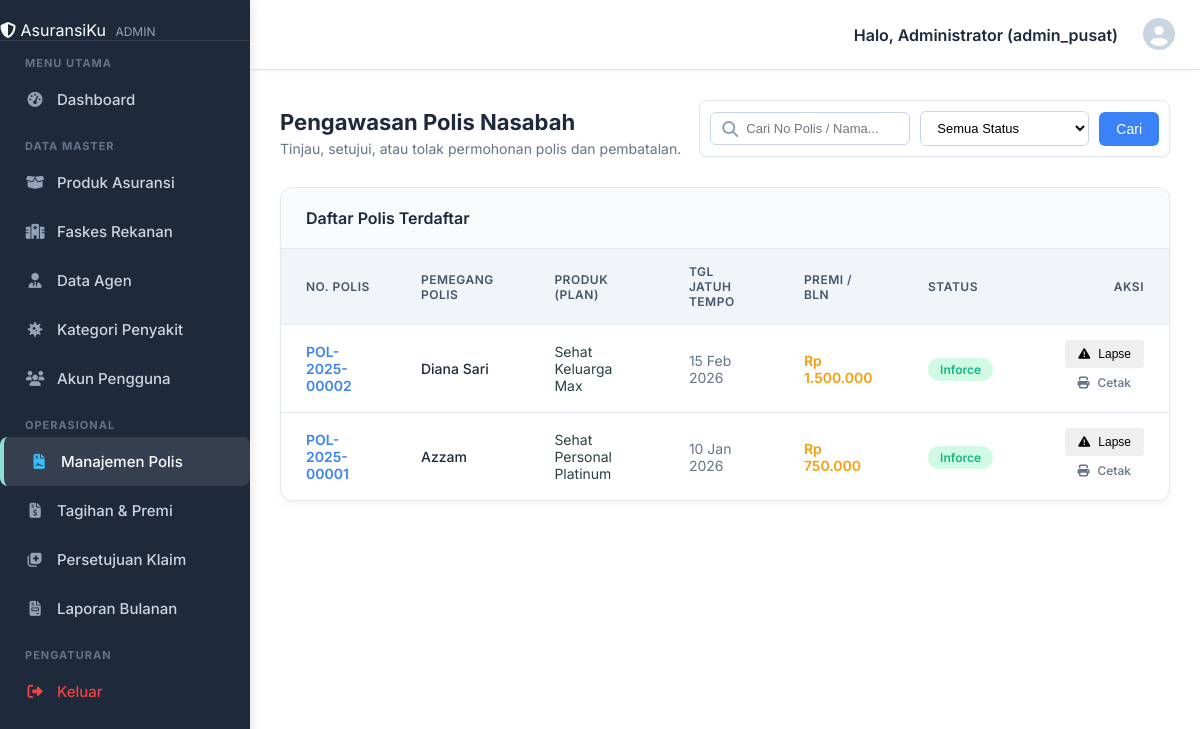
Page /admin/polis/index.php (signed in) on the committed database.
### tables this page shows
CREATE TABLE polis (
    no_polis VARCHAR(50) PRIMARY KEY,
    id_pemegang INT NOT NULL,
    id_produk INT NOT NULL,
    id_agen INT NULL, 
    tanggal_terbit DATE NOT NULL,
    tanggal_jatuh_tempo DATE NOT NULL,
    status_polis ENUM('Pending Approval', 'Inforce', 'Lapse', 'Pending Cancellation', 'Surrender', 'Claimed', 'Rejected') DEFAULT 'Pending Approval',
    total_premi_berjalan DECIMAL(15,2) DEFAULT 0.00,
    FOREIGN KEY (id_pemegang) REFERENCES pemegang_polis(id_pemegang) ON DELETE CASCADE,
    FOREIGN KEY (id_produk) REFERENCES produk_asuransi(id_produk) ON DELETE RESTRICT,
    FOREIGN KEY (id_agen) REFERENCES agen(id_agen) ON DELETE SET NULL
);

CREATE TABLE pemegang_polis (
    id_pemegang INT AUTO_INCREMENT PRIMARY KEY,
    id_agen INT NULL,
    nik VARCHAR(16) UNIQUE NOT NULL,
    nama_lengkap VARCHAR(150) NOT NULL,
    tanggal_lahir DATE NOT NULL,
    jenis_kelamin ENUM('L', 'P') NOT NULL,
    pekerjaan VARCHAR(100),
    alamat TEXT NOT NULL,
    no_telepon VARCHAR(20),
    email VARCHAR(100) UNIQUE,
    created_at TIMESTAMP DEFAULT CURRENT_TIMESTAMP,
    FOREIGN KEY (id_agen) REFERENCES agen(id_agen) ON DELETE SET NULL
);

CREATE TABLE produk_asuransi (
    id_produk INT AUTO_INCREMENT PRIMARY KEY,
    kode_produk VARCHAR(20) UNIQUE NOT NULL,
    nama_produk VARCHAR(100) NOT NULL,
    jenis_kategori ENUM('Individu', 'Keluarga', 'Kumpulan/Perusahaan') NOT NULL,
    limit_tahunan DECIMAL(15,2) NOT NULL,
    premi_dasar DECIMAL(10,2) NOT NULL,
    created_at TIMESTAMP DEFAULT CURRENT_TIMESTAMP
);

### admin/polis/index.php (the view, shortened to what this page needs)
<?php
    require_once __DIR__ . "/../../layouts/admin/header.php";
    $search = $_GET['search'] ?? '';
    $whereClause = "WHERE 1=1";
    $params = [];
    $query = "
        SELECT
            p.no_polis,
            p.tanggal_terbit,
            p.tanggal_jatuh_tempo,
            p.status_polis,
            pr.nama_produk,
            pr.premi_dasar,
            pem.nama_lengkap AS nama_pemegang
        FROM polis p
        JOIN produk_asuransi pr ON p.id_produk = pr.id_produk
        JOIN pemegang_polis pem ON p.id_pemegang = pem.id_pemegang
        $whereClause
        ORDER BY
            CASE WHEN p.status_polis = 'Pending Approval' THEN 1
                 WHEN p.status_polis = 'Pending Cancellation' THEN 2
                 WHEN p.status_polis = 'Inforce' THEN 3
                 ELSE 4 END ASC,
            p.tanggal_terbit DESC
    ";
    $stmt = $conn->prepare($query);
    $stmt->execute($params);
    $polis_list = $stmt->fetchAll(PDO::FETCH_ASSOC);
?>
<div style="margin-bottom: 30px; display: flex; justify-content: space-between; align-items: flex-end; flex-wrap: wrap; gap: 15px;">
    <div>
        <h2 style="margin: 0 0 5px 0; color: #1e293b; font-size: 22px;">Pengawasan Polis Nasabah</h2>
        <p style="margin: 0; color: #64748b; font-size: 14px;">Tinjau, setujui, atau tolak permohonan polis dan pembatalan.</p>
    </div>
    <form method="GET" action="" style="display: flex; gap: 10px; align-items: center; background: white; padding: 10px; border-radius: 8px; border: 1px solid #e2e8f0; box-shadow: 0 1px 2px rgba(0,0,0,0.05);">
        <div style="position: relative;">
            <i class="fa-solid fa-search" style="position: absolute; left: 12px; top: 50%; transform: translateY(-50%); color: #94a3b8;"></i>
            <input type="text" name="search" placeholder="Cari No Polis / Nama..." value="<?php echo htmlspecialchars($search); ?>" style="padding: 8px 12px 8px 35px; border: 1px solid #cbd5e1; border-radius: 6px; font-size: 13px; width: 200px; outline: none;">
        </div>
        <select name="status" style="padding: 8px 12px; border: 1px solid #cbd5e1; border-radius: 6px; font-size: 13px; outline: none; background: white;">
            <option value="">Semua Status</option>
        </select>
        <button type="submit" class="btn-admin btn-admin-primary" style="padding: 8px 16px;">Cari</button>
    </form>
</div>
<div class="admin-card">
    <div class="admin-card-header">
        <h3>Daftar Polis Terdaftar</h3>
    </div>
    <div class="admin-card-body" style="overflow-x: auto;">
        <table class="admin-table">
            <thead>
                <tr>
                    <th>No. Polis</th>
                    <th>Pemegang Polis</th>
                    <th>Produk (Plan)</th>
                    <th>Tgl Jatuh Tempo</th>
                    <th>Premi / Bln</th>
                    <th>Status</th>
                    <th style="text-align: right;">Aksi</th>
                </tr>
            </thead>
            <tbody>
                <?php if (count($polis_list) > 0): ?>
                    <?php foreach ($polis_list as $row): ?>
                    <tr>
                        <td style="font-weight: 600; color: #3b82f6;"><?php echo htmlspecialchars($row['no_polis']); ?></td>
                        <td style="font-weight: 500; color: #1e293b;"><?php echo htmlspecialchars($row['nama_pemegang']); ?></td>
                        <td><?php echo htmlspecialchars($row['nama_produk']); ?></td>
                        <td style="color: #64748b;"><?php echo date('d M Y', strtotime($row['tanggal_jatuh_tempo'])); ?></td>
                        <td style="color: #f59e0b; font-weight: 600;">Rp <?php echo number_format($row['premi_dasar'], 0, ',', '.'); ?></td>
                        <td>
                            <?php
                                $status = $row['status_polis'];
                                $badge = 'badge-neutral';
                                if ($status == 'Pending Approval') $badge = 'badge-warning';
                                else if ($status == 'Pending Cancellation') $badge = 'badge-warning';
                                else if ($status == 'Inforce') $badge = 'badge-success';
                                else if ($status == 'Lapse') $badge = 'badge-danger';
                                else if ($status == 'Surrender' || $status == 'Rejected') $badge = 'badge-neutral';
                            ?>
                            <span class="badge <?php echo $badge; ?>">
                                <?php echo htmlspecialchars($status); ?>
                            </span>
                        </td>
                        <td style="text-align: right;">
                            <?php if ($status === 'Pending Approval'): ?>
                                <button onclick="openApprovalModal('<?php echo htmlspecialchars($row['no_polis']); ?>', 'approve_polis', 'Setujui Polis Baru', 'Apakah Anda yakin ingin menyetujui dan menerbitkan polis ini?')"
                                    class="btn-admin btn-admin-sm btn-admin-ghost-success" title="Setujui Polis">
                                    <i class="fa-solid fa-check"></i> Setujui
                                </button>
                                <button onclick="openApprovalModal('<?php echo htmlspecialchars($row['no_polis']); ?>', 'reject_polis', 'Tolak Polis', 'Apakah Anda yakin ingin menolak permohonan polis ini?')"
                                    class="btn-admin btn-admin-sm btn-admin-ghost-danger" title="Tolak Polis">
                                    <i class="fa-solid fa-xmark"></i> Tolak
                                </button>
                            <?php elseif ($status === 'Inforce'): ?>
                                <button onclick="openApprovalModal('<?php echo htmlspecialchars($row['no_polis']); ?>', 'mark_lapse', 'Tandai Lapse', 'Tandai polis ini sebagai Lapse (menunggak / gagal bayar)? Hak klaim nasabah akan terhenti sementara.')"
                                    class="btn-admin btn-admin-sm btn-admin-ghost-warning" title="Tandai Lapse">
                                    <i class="fa-solid fa-exclamation-triangle"></i> Lapse
                                </button>
                            <?php else: ?>
                                <span style="font-size: 12px; color: #94a3b8; display: inline-block; margin-right: 5px;">Tidak ada aksi</span>
                            <?php endif; ?>
                            <a href="print.php?no_polis=<?php echo urlencode($row['no_polis']); ?>" target="_blank" class="btn-admin btn-admin-sm btn-admin-ghost" title="Cetak Polis">
                                <i class="fa-solid fa-print"></i> Cetak
                            </a>
                        </td>
                    </tr>
                    <?php endforeach; ?>
                <?php else: ?>
                    <tr><td colspan="7" style="text-align: center; color: #94a3b8; padding: 30px;">Belum ada data polis.</td></tr>
                <?php endif; ?>
            </tbody>
        </table>
    </div>
</div>
<?php require_once __DIR__ . "/../../layouts/admin/footer.php"; ?>

### layouts/css/style.css (style rules this page uses)
:root { --color-dark: #2B4141; --color-light: #F7EBEC; --color-aqua: #8CDFD6; --color-blue: #7785AC; --color-slate: #6D72C3; --font-main: 'Inter', sans-serif; }
* { box-sizing: border-box; margin: 0; padding: 0; }
body { font-family: var(--font-main); background-color: var(--color-light); color: var(--color-dark); min-height: 100vh; display: flex; flex-direction: column; overflow-x: hidden; }
:root { --color-surface: #ffffff; --color-border-light: #e2e8f0; --shadow-sm: 0 1px 2px 0 rgba(0, 0, 0, 0.05); --shadow-lg: 0 10px 15px -3px rgba(0, 0, 0, 0.1), 0 4px 6px -2px rgba(0, 0, 0, 0.05); --radius-full: 9999px; --radius-xl: 0.75rem; --radius-2xl: 1rem; --space-1: 0.25rem; --space-2: 0.5rem; --space-4: 1rem; --space-6: 1.5rem; --space-8: 2rem; --text-xs: 0.75rem; --text-sm: 0.875rem; --text-base: 1rem; --text-lg: 1.125rem; --text-2xl: 1.5rem; --text-3xl: 1.875rem; --font-semibold: 600; --font-bold: 700; --color-primary-50: #eff6ff; --color-primary-200: #bfdbfe; --color-primary-gradient: linear-gradient(135deg, var(--color-blue, #2563eb) 0%, var(--color-aqua, #06b6d4) 100%); --color-info-bg: #e0f2fe; --color-success: #10b981; --color-success-bg: #d1fae5; --color-warning: #f59e0b; --color-danger: #ef4444; --color-text: #1e293b; --color-text-secondary: #475569; --color-text-muted: #94a3b8; --color-white: #ffffff; --transition-base: all 0.3s ease; --transition-fast: all 0.15s ease; }
.badge { padding: 0.25rem 0.75rem; border-radius: var(--radius-full); font-size: var(--text-xs); font-weight: var(--font-semibold); }
.badge-success { background: var(--color-success-bg); color: var(--color-success); }
.admin-card { background: #ffffff; border-radius: 12px; border: 1px solid var(--color-border-light); box-shadow: 0 4px 6px -1px rgba(0,0,0,0.05); margin-bottom: 25px; display: flex; flex-direction: column; }
.admin-card-header { padding: 20px 25px; border-bottom: 1px solid var(--color-border-light); display: flex; justify-content: space-between; align-items: center; background: #f8fafc; border-top-left-radius: 12px; border-top-right-radius: 12px; }
.admin-card-header h3 { margin: 0; font-size: 16px; font-weight: 600; color: #1e293b; }
.admin-card-body { padding: 0; flex: 1; }
.admin-table { width: 100%; border-collapse: collapse; }
.admin-table th, .admin-table td { padding: 15px 25px; text-align: left; border-bottom: 1px solid #e2e8f0; font-size: 14px; }
.admin-table th { background: #f1f5f9; font-weight: 600; color: #475569; text-transform: uppercase; font-size: 12px; letter-spacing: 0.5px; }
.admin-table tr:last-child td { border-bottom: none; }

### layouts/admin/header.php (style rules this page uses)
.admin-card { background: #ffffff; border-radius: 12px; border: 1px solid var(--color-border-light); box-shadow: 0 4px 6px -1px rgba(0,0,0,0.05); margin-bottom: 25px; }
.admin-card-header { padding: 20px 25px; border-bottom: 1px solid var(--color-border-light); display: flex; justify-content: space-between; align-items: center; background: #f8fafc; border-top-left-radius: 12px; border-top-right-radius: 12px; }
.admin-card-header h3 { margin: 0; font-size: 16px; font-weight: 600; color: #1e293b; }
.admin-card-body { padding: 0; }
.admin-table { width: 100%; border-collapse: collapse; }
.admin-table th, .admin-table td { padding: 15px 25px; text-align: left; border-bottom: 1px solid #e2e8f0; font-size: 14px; }
.admin-table th { background: #f1f5f9; font-weight: 600; color: #475569; text-transform: uppercase; font-size: 12px; letter-spacing: 0.5px; }
.admin-table tr:last-child td { border-bottom: none; }
.btn-admin { display: inline-flex; align-items: center; justify-content: center; gap: 8px; padding: 8px 16px; font-size: 14px; font-weight: 500; border-radius: 6px; border: 1px solid transparent; cursor: pointer; transition: all 0.2s ease; text-decoration: none; white-space: nowrap; }
.btn-admin-sm { padding: 6px 12px; font-size: 12px; border-radius: 4px; }
.btn-admin-primary { background: #3b82f6; color: white; }
.btn-admin-ghost { background: transparent; color: #64748b; border: 1px solid transparent; }

### rows in the picture
polis: no_polis "POL-2025-00002", id_pemegang.nama_lengkap "Diana Sari", id_produk.nama_produk "Sehat Keluarga Max", tanggal_jatuh_tempo "15 Feb 2026", id_produk.premi_dasar "1.500.000", status_polis "Inforce"
polis: no_polis "POL-2025-00001", id_pemegang.nama_lengkap "Azzam", id_produk.nama_produk "Sehat Personal Platinum", tanggal_jatuh_tempo "10 Jan 2026", id_produk.premi_dasar "750.000", status_polis "Inforce"

### other values in the picture
$_SESSION['username'] "admin_pusat"
